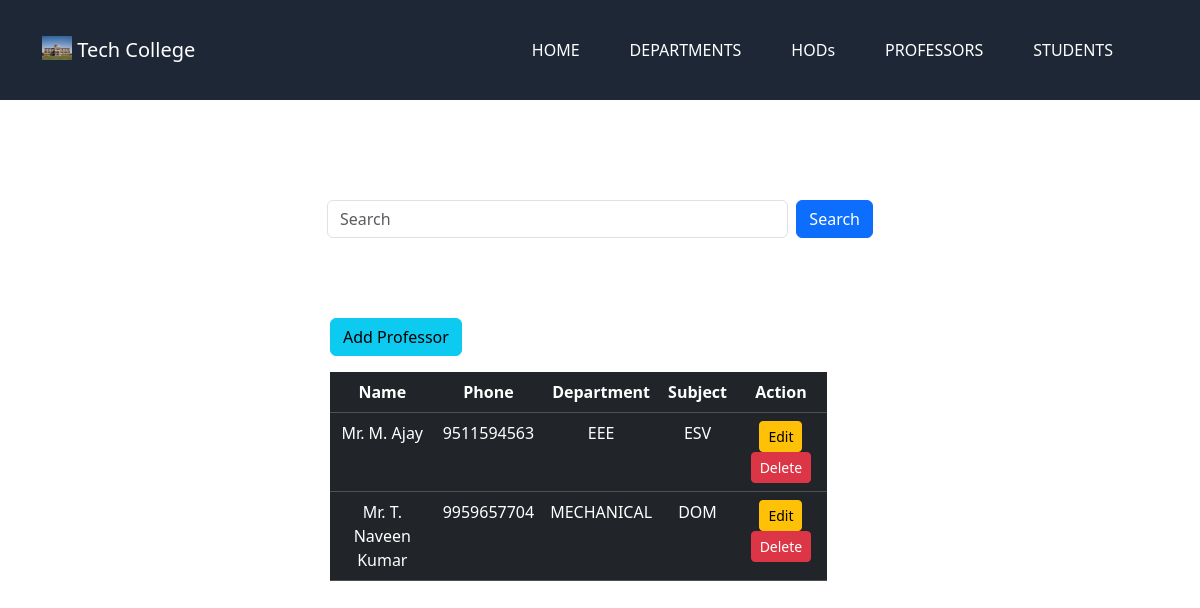
Screenshot of /professor with the database file from the repository.
### app1/models.py (models this page shows, shortened)
class Professor(models.Model):
    name = models.CharField(max_length=100)
    phone = models.CharField(max_length=50)
    Department = models.ForeignKey(Department, on_delete=models.SET_NULL, null=True, blank=True)
    Subject = models.CharField(max_length=100)

class Department(models.Model):
    name = models.CharField(max_length=100)
    code = models.CharField(max_length=50)
    def __str__(self):
        return self.name

### app1/views.py (the view)
# urls.py: path('professor',professor, name='professor'),
def professor(request):
    if request.method == "GET":
        search = request.GET.get('search',None)
        if search:
            data = Professor.objects.filter(name__startswith = search)|Professor.objects.filter(Department__name__startswith = search)|Professor.objects.filter(phone__startswith = search)|Professor.objects.filter(Subject__startswith = search)
        else:
            data = Professor.objects.all()
    if request.method =="POST":
        fm = Professor_Registration(request.POST)
        if fm.is_valid():
            fm.save()
            return redirect('professor')
        else:
            data = Professor.objects.all()
    else:
        fm = Professor_Registration()
    context = {
        'data':data,
        'fm':fm
    }
    return render (request, "Proff.html",context)

### app1/forms.py
class Professor_Registration(forms.ModelForm):
    class Meta:
        model = Professor
        fields = ['name', 'phone', 'Department', 'Subject']
        widgets = {
            'name': forms.TextInput(attrs={'class': 'form-control', 'placeholder': 'Enter Professor Name'}),
            'phone': forms.TextInput(attrs={'class': 'form-control', 'placeholder': 'Enter Phone Number'}),
            'Department': forms.Select(attrs={'class': 'form-control'}),
            'Subject': forms.TextInput(attrs={'class': 'form-control', 'placeholder': 'Enter Subject'}),
        }

### templates/Proff.html (shortened to what this page needs)
{% extends 'nav.html' %}
{% block content %}
<div class="container" style=" margin-top: 200px;">
    <div class="row justify-content-center">
        <div class="col-md-6">
            <form class="d-flex" method="GET" >
                <input class="form-control me-2" type="search" placeholder="Search"  name="search" id="search">
                <button class="btn btn-primary" type="submit">Search</button>
            </form>
        </div>
    </div>
</div>
<div class="container justify-content-center align-items-center" style=" margin-top: 80px; padding-left: 25%;">
    <button  class="btn btn-info mb-3" onclick="addpopup()" >Add Professor</button>
    <div style="width: 60%;">
        <table class="table table-dark table-hover text-center">
            <tr>
                <th scope="col">Name</th>
                <th scope="col">Phone</th>
                <th scope="col">Department</th>
                <th scope="col">Subject</th>
                <th scope="col">Action</th>
            </tr>
            {% for r in data %}
            <tr>
                <td>{{ r.name }}</td>
                <td>{{ r.phone }}</td>
                <td>{{ r.Department }}</td>
                <td>{{ r.Subject }}</td>
                <td>
                    <a href="{% url 'updateProfessor' r.id %}" class="btn btn-warning btn-sm">Edit</a>
                    <button onclick="opendeletepopup()" class="btn btn-danger btn-sm">Delete</button>
                </td>
            </tr>
            {% endfor %}
        </table>
    </div>
</div>
{% endblock content %}

### rows the page displays
Professor: name "Mr. M. Ajay", phone "9511594563", Department "EEE", Subject "ESV"
Professor: name "Mr. T. Naveen Kumar", phone "9959657704", Department "MECHANICAL", Subject "DOM"
